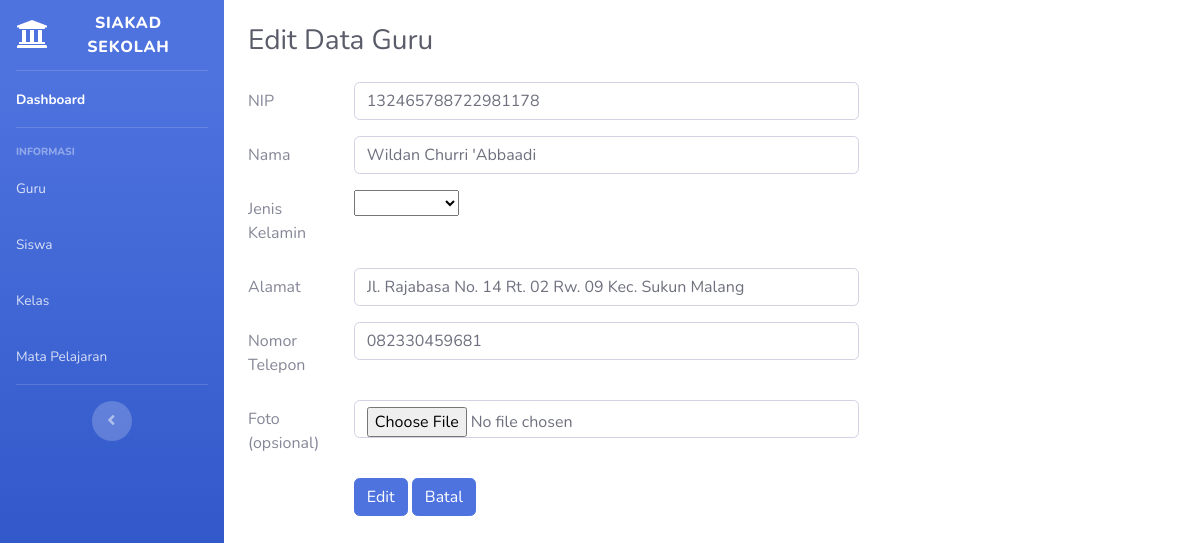
/teacher/edit/1, run on an earlier commit of the app's database.
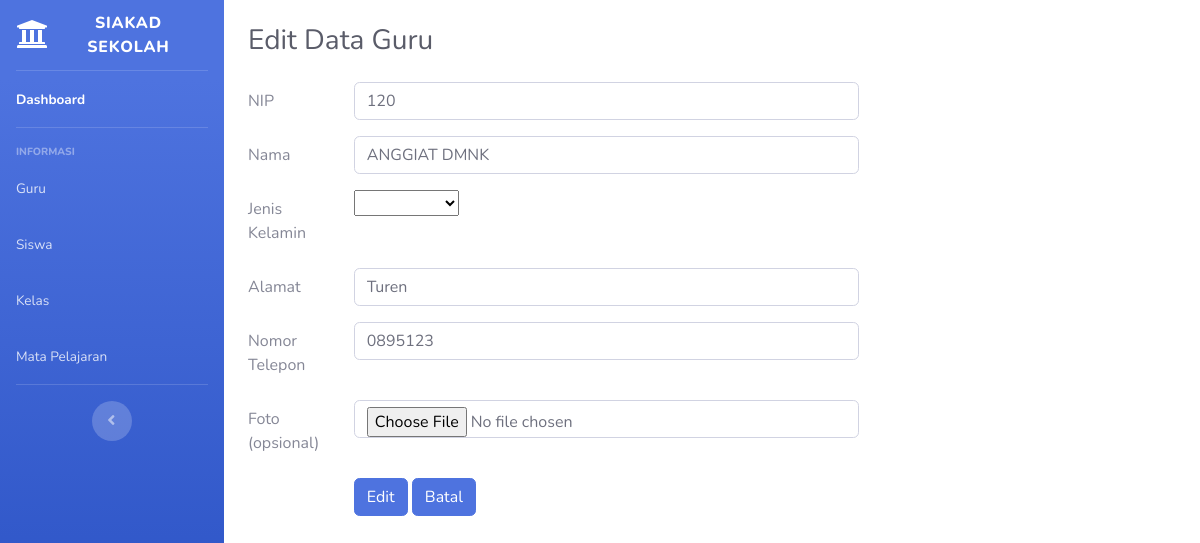
And on a later commit of the database.
### tables this page shows
CREATE TABLE `tb_guru` (
  `id_guru` int(11) NOT NULL,
  `nip` varchar(22) DEFAULT NULL,
  `foto` varchar(255) DEFAULT NULL,
  `nama` varchar(100) DEFAULT NULL,
  `jenis_kelamin` enum('Laki','Perempuan') DEFAULT NULL,
  `alamat` varchar(255) DEFAULT NULL,
  `no_hp` varchar(15) DEFAULT NULL
);

### application/controllers/Teacher.php (called while the page is built, shortened)
<?php
class Teacher extends CI_Controller
{
	public function __construct()
	{
		$this->load->model('Model_teacher');
	}
	public function edit($id_teacher)
	{
		$data['guru'] = $this->Model_teacher->detail_teacher($id_teacher);
		$this->load->view('templates_menu/header');
		$this->load->view('templates_menu/sidebar');
		$this->load->view('form/editteacher', $data);
		$this->load->view('templates_menu/footer');
	}
}

### index.php (called while the page is built, shortened)
<?php
require_once BASEPATH.'core/CodeIgniter.php';

### application/models/Model_teacher.php (called while the page is built, shortened)
<?php
class Model_teacher extends CI_Model
{
    public function detail_teacher($id_guru)
    {
        $this->db->select('*');
        $this->db->from('tb_guru');
        $this->db->where('id_guru', $id_guru);
        return $this->db->get()->row_array();
    }
}

### application/views/form/editteacher.php (the view, shortened to what this page needs)
<div class="container-fluid">
    <br>
    <h1 class="h3 mb-4 text-gray-800">Edit Data Guru</h1>
    <div class="row">
        <div class="col-lg-8">
            <?= form_open_multipart('teacher/edit_teacher') ?>
            <div class="row mb-3">
                <label for="nip" class="col-sm-2 col-form-label">NIP</label>
                <div class="col-sm-10">
                    <input type="text" class="form-control" id="nip" name="nip" value="<?= $guru['nip']; ?>" required>
                </div>
            </div>
            <div class="row mb-3">
                <label for="nama" class="col-sm-2 col-form-label">Nama</label>
                <div class="col-sm-10">
                    <input type="text" class="form-control" id="nama" name="nama" value="<?= $guru['nama']; ?>" required>
                </div>
            </div>
            <div class="row mb-3">
                <label for="jenis_kelamin" class="col-sm-2 col-form-label">Jenis Kelamin</label>
                <div class="col-sm-10">
                    <select class="form-select" aria-label="Default select example" id="jenis_kelamin" name="jenis_kelamin" value="<?= $guru['jenis_kelamin']; ?>" required>
                        <option selected></option>
                        <option value="Laki">Laki-Laki</option>
                    </select>
                </div>
            </div>
            <div class="row mb-3">
                <label for="alamat" class="col-sm-2 col-form-label">Alamat</label>
                <div class="col-sm-10">
                    <input type="text" class="form-control" id="alamat" name="alamat" value="<?= $guru['alamat']; ?>" required>
                </div>
            </div>
            <div class="row mb-3">
                <label for="no_hp" class="col-sm-2 col-form-label">Nomor Telepon</label>
                <div class="col-sm-10">
                    <input type="text" class="form-control" id="no_hp" name="no_hp" value="<?= $guru['no_hp']; ?>" required>
                </div>
            </div>
            <div class="row mb-3">
                <label for="foto" class="col-sm-2 col-form-label">Foto (opsional)</label>
                <div class="col-sm-10">
                    <input class="form-control" type="file" id="foto" name="foto">
                </div>
            </div>
            <div class="form-group row justify-content-end">
                <div class="col-sm-10">
                    <button type="submit" class="btn btn-primary">Edit</button>
                    <a href="<?php echo base_url('teacher') ?>" class="btn btn-primary">Batal</a>
                </div>
            </div>
        </div>
    </div>
</div>

What changed in the data, as far as the page shows it:
changed tb_guru: nip "132465788722981178" → "120"; nama "Wildan Churri 'Abbaadi" → "ANGGIAT DMNK"; alamat "Jl. Rajabasa No. 14 Rt. 02 Rw. 09 Kec. Sukun Malang" → "Turen"; no_hp "082330459681" → "0895123"
